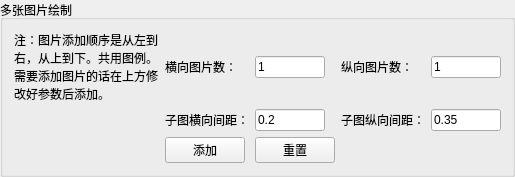
          <widget class="QGroupBox" name="groupBox_8">
           <property name="title">
            <string>多张图片绘制</string>
           </property>
           <layout class="QGridLayout" name="gridLayout_11">
            <item row="1" column="1">
             <widget class="QLabel" name="label_66">
              <property name="text">
               <string>横向图片数：</string>
              </property>
             </widget>
            </item>
            <item row="1" column="2">
             <widget class="QLineEdit" name="lineEdit_33">
              <property name="maximumSize">
               <size>
                <width>70</width>
                <height>16777215</height>
               </size>
              </property>
              <property name="text">
               <string>1</string>
              </property>
             </widget>
            </item>
            <item row="1" column="0">
             <widget class="QLabel" name="label_68">
              <property name="maximumSize">
               <size>
                <width>300</width>
                <height>16777215</height>
               </size>
              </property>
              <property name="text">
               <string>注：图片添加顺序是从左到右，从上到下。共用图例。需要添加图片的话在上方修改好参数后添加。</string>
              </property>
              <property name="textFormat">
               <enum>Qt::AutoText</enum>
              </property>
              <property name="wordWrap">
               <bool>true</bool>
              </property>
             </widget>
            </item>
            <item row="3" column="1">
             <widget class="QPushButton" name="pushButton_4">
              <property name="sizePolicy">
               <sizepolicy hsizetype="Fixed" vsizetype="Fixed">
                <horstretch>0</horstretch>
                <verstretch>0</verstretch>
               </sizepolicy>
              </property>
              <property name="text">
               <string>添加</string>
              </property>
             </widget>
            </item>
            <item row="3" column="2">
             <widget class="QPushButton" name="pushButton_5">
              <property name="sizePolicy">
               <sizepolicy hsizetype="Fixed" vsizetype="Fixed">
                <horstretch>0</horstretch>
                <verstretch>0</verstretch>
               </sizepolicy>
              </property>
              <property name="text">
               <string>重置</string>
              </property>
             </widget>
            </item>
            <item row="1" column="3">
             <widget class="QLabel" name="label_67">
              <property name="text">
               <string>纵向图片数：</string>
              </property>
             </widget>
            </item>
            <item row="1" column="4">
             <widget class="QLineEdit" name="lineEdit_34">
              <property name="maximumSize">
               <size>
                <width>70</width>
                <height>16777215</height>
               </size>
              </property>
              <property name="text">
               <string>1</string>
              </property>
             </widget>
            </item>
            <item row="2" column="1">
             <widget class="QLabel" name="label_71">
              <property name="text">
               <string>子图横向间距：</string>
              </property>
             </widget>
            </item>
            <item row="2" column="3">
             <widget class="QLabel" name="label_72">
              <property name="text">
               <string>子图纵向间距：</string>
              </property>
             </widget>
            </item>
            <item row="2" column="2">
             <widget class="QLineEdit" name="lineEdit_37">
              <property name="maximumSize">
               <size>
                <width>70</width>
                <height>16777215</height>
               </size>
              </property>
              <property name="text">
               <string>0.2</string>
              </property>
             </widget>
            </item>
            <item row="2" column="4">
             <widget class="QLineEdit" name="lineEdit_38">
              <property name="maximumSize">
               <size>
                <width>70</width>
                <height>16777215</height>
               </size>
              </property>
              <property name="text">
               <string>0.35</string>
              </property>
             </widget>
            </item>
           </layout>
          </widget>
